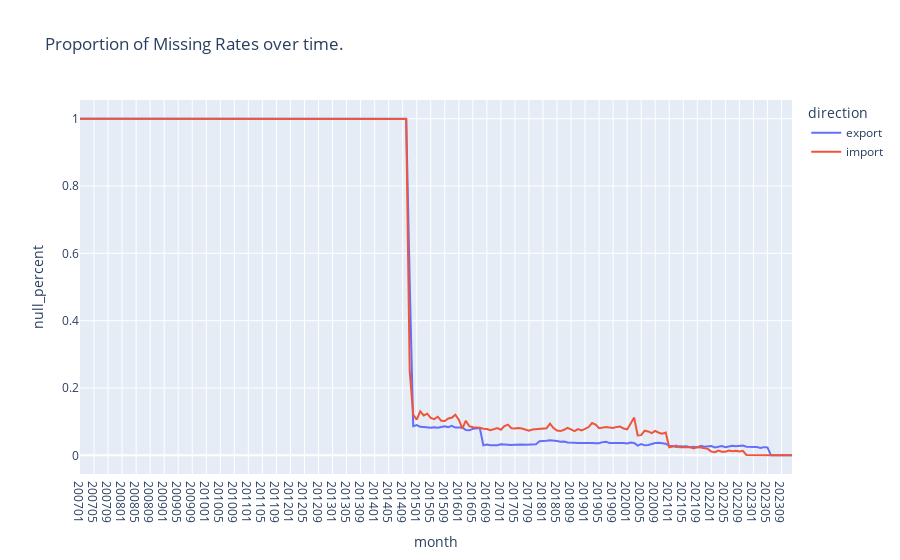

Write notebook code for a chart like this one.
### Markdown cell above
#### Inspect

### Code cell
nulls_over_time_plotly(
    data_lf=main_lf,
    group_var='direction',
    time_var='month',
    value_var='rate_20',
    title='Proportion of Missing Rates over time.')

### Figure 1 — Plotly figure (JSON) as saved in the notebook; plotly's stock layout.template omitted (floating-point values rounded to 4 significant figures; data arrays with more than 128 entries replaced by an {"elided": "..."} marker saying what was removed)
{"data": [{"hovertemplate": "direction=export<br>month=%{x}<br>null_percent=%{y}<extra></extra>", "legendgroup": "export", "line": {"color": "#636efa", "dash": "solid"}, "marker": {"symbol": "circle"}, "mode": "lines", "name": "export", "orientation": "v", "showlegend": true, "type": "scatter", "x": {"elided": "204 str values"}, "xaxis": "x", "y": {"elided": "204 float values"}, "yaxis": "y"}, {"hovertemplate": "direction=import<br>month=%{x}<br>null_percent=%{y}<extra></extra>", "legendgroup": "import", "line": {"color": "#EF553B", "dash": "solid"}, "marker": {"symbol": "circle"}, "mode": "lines", "name": "import", "orientation": "v", "showlegend": true, "type": "scatter", "x": {"elided": "204 str values"}, "xaxis": "x", "y": {"elided": "204 float values"}, "yaxis": "y"}], "layout": {"legend": {"title": {"text": "direction"}, "tracegroupgap": 0}, "title": {"text": "Proportion of Missing Rates over time."}, "xaxis": {"anchor": "y", "domain": [0, 1], "title": {"text": "month"}}, "yaxis": {"anchor": "x", "domain": [0, 1], "title": {"text": "null_percent"}}}}
